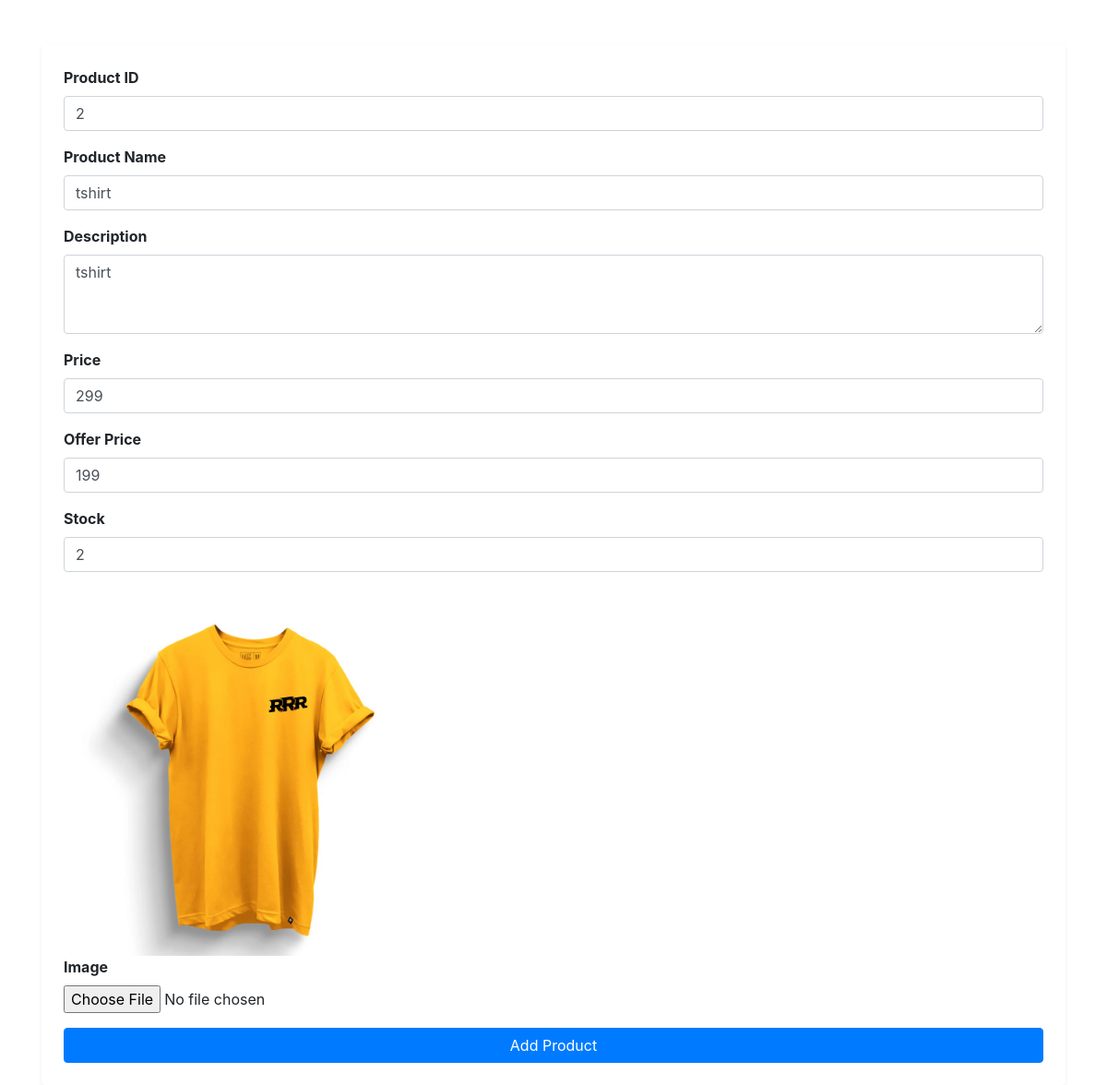
Page /edit_product/2 on the committed database.
### textileapp/models.py (models this page shows)
class Product(models.Model):
    pid=models.TextField()
    name=models.TextField()
    dis=models.TextField()
    price=models.IntegerField()
    offer_price=models.IntegerField()
    stock=models.IntegerField()
    img=models.FileField()

### textileapp/views.py (the view)
# urls.py: path('edit_product/<pid>',views.edit_product),
def edit_product(req,pid):
    if req.method=='POST':
        p_id=req.POST['pid']
        name=req.POST['name']
        descrip=req.POST['descrip']
        price=req.POST['price']
        off_price=req.POST['off_price']
        stock=req.POST['stock']
        file=req.FILES.get('img')
        if file:
            Product.objects.filter(pk=pid).update(pid=p_id,name=name,dis=descrip,price=price,offer_price=off_price,stock=stock)
            data=Product.objects.get(pk=pid)
            data.img=file
            data.save()
        else:
            Product.objects.filter(pk=pid).update(pid=p_id,name=name,dis=descrip,price=price,offer_price=off_price,stock=stock)
        return redirect(shop_home)
    else:
        data=Product.objects.get(pk=pid)
        return render(req,'shop/edit.html',{'data':data})

### template/shop/edit.html (shortened to what this page needs)
<!DOCTYPE html>
 <html lang="en">
 <head>
     <link href="https://stackpath.bootstrapcdn.com/bootstrap/4.5.2/css/bootstrap.min.css" rel="stylesheet">
 </head>
 <body>
     <div class="container mt-5">
         <form action="" method="post" class="p-4 shadow-sm bg-white rounded" enctype="multipart/form-data">
             <div class="form-group">
                 <label for="pid"><b>Product ID</b></label>
                 <input type="text" class="form-control" name="pid" id="pid" placeholder="Enter product ID" value="{{data.pid}}">
             </div>
             <div class="form-group">
                 <label for="name"><b>Product Name</b></label>
                 <input type="text" class="form-control" name="name" id="name" placeholder="Enter product name" value="{{data.name}}">
             </div>
             <div class="form-group">
                 <label for="descrip"><b>Description</b></label>
                 <textarea class="form-control" name="descrip" id="descrip" rows="3" placeholder="Enter product description" value="{{data.dis}}">{{data.dis}}</textarea>
             </div>
             <div class="form-group">
                 <label for="price"><b>Price</b></label>
                 <input type="number" class="form-control" name="price" id="price" placeholder="Enter price" value="{{data.price}}">
             </div>
             <div class="form-group">
                 <label for="offer_price"><b>Offer Price</b></label>
                 <input type="number" class="form-control" name="off_price" id="offer_price" placeholder="offer price" value="{{data.offer_price}}">
             </div>
             <div class="form-group">
                 <label for="stock"><b>Stock</b></label>
                 <input type="number" class="form-control" name="stock" id="stock" placeholder="Enter stock quantity" value="{{data.stock}}">
             </div>
             <img src="{{data.img.url}}" alt="" style="width: 400px; height: 400px;">
             <div class="form-group">
                 <label for="image"><b>Image</b></label>
                 <input type="file" class="form-control-file" name="img" id="image">
             </div>
             <button type="submit" class="btn btn-primary btn-block">Add Product</button>
         </form>
     </div>
 </body>
 </html>

### rows in the picture
Product: pid "2", name "tshirt", descrip "tshirt", price "299", off_price "199", stock "2", img (picture)
